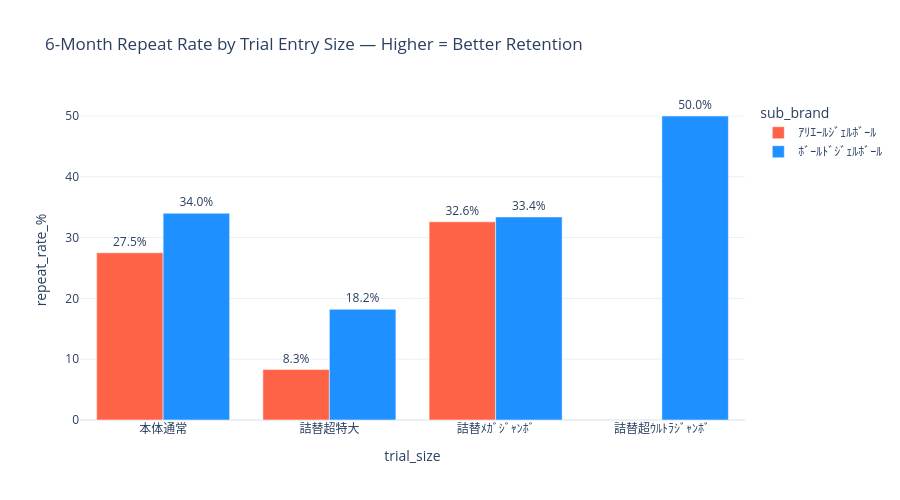

The notebook cell saved with this chart:
### Markdown cell above
---
# Pane C — Repeat Shopper
*Cohort funnel, size migration, pre/post renewal, ASP band analysis.*

### Code cell
# ── C-1: Cohort Funnel by Entry Size ──────────────────────────────────
funnel = df_cohort.groupby(['sub_brand', 'trial_size', 'outcome']).agg(
    shoppers=('shopper_key', 'nunique')).reset_index()
funnel_pivot = funnel.pivot_table(index=['sub_brand','trial_size'], columns='outcome',
    values='shoppers', fill_value=0).reset_index()
if 'Repeat' in funnel_pivot.columns and 'Lapse' in funnel_pivot.columns:
    funnel_pivot['total'] = funnel_pivot['Repeat'] + funnel_pivot['Lapse']
    funnel_pivot['repeat_rate_%'] = (funnel_pivot['Repeat'] / funnel_pivot['total'] * 100).round(1)
    funnel_pivot['lapse_rate_%'] = (funnel_pivot['Lapse'] / funnel_pivot['total'] * 100).round(1)

print('📊 DATA TABLE: 6-Month Cohort Funnel')
print('=' * 80)
for brand in [BOLD_GB, ARIEL_GB]:
    print(f'\n▶ {BRAND_LABEL.get(brand, brand)}')
    print(funnel_pivot[funnel_pivot['sub_brand']==brand].to_string(index=False))

# Bar chart
if 'repeat_rate_%' in funnel_pivot.columns:
    valid_sizes = order_and_filter_sizes(funnel_pivot['trial_size'].unique())
    plot_df = funnel_pivot[funnel_pivot['trial_size'].isin(valid_sizes)].copy()
    plot_df['trial_size'] = pd.Categorical(plot_df['trial_size'], categories=valid_sizes, ordered=True)
    plot_df = plot_df.sort_values('trial_size')
    fig = px.bar(plot_df, x='trial_size', y='repeat_rate_%', color='sub_brand', barmode='group',
        color_discrete_map={BOLD_GB:'#1E90FF', ARIEL_GB:'#FF6347'}, text='repeat_rate_%',
        title='6-Month Repeat Rate by Trial Entry Size — Higher = Better Retention')
    fig.update_traces(texttemplate='%{text:.1f}%', textposition='outside')
    fig.update_layout(template='plotly_white', height=500)
    fig.show()

funnel_pivot.to_csv(OUTPUT_DIR / 'pane_c_cohort_funnel.csv', index=False)

### Figure 1 — Plotly figure (JSON) as saved in the notebook; plotly's stock layout.template omitted (floating-point values rounded to 4 significant figures)
{"data": [{"alignmentgroup": "True", "hovertemplate": "sub_brand=ｱﾘｴｰﾙｼﾞｪﾙﾎﾞｰﾙ<br>trial_size=%{x}<br>repeat_rate_%=%{text}<extra></extra>", "legendgroup": "ｱﾘｴｰﾙｼﾞｪﾙﾎﾞｰﾙ", "marker": {"color": "#FF6347", "pattern": {"shape": ""}}, "name": "ｱﾘｴｰﾙｼﾞｪﾙﾎﾞｰﾙ", "offsetgroup": "ｱﾘｴｰﾙｼﾞｪﾙﾎﾞｰﾙ", "orientation": "v", "showlegend": true, "text": [27.5, 8.3, 32.6], "textposition": "outside", "texttemplate": "%{text:.1f}%", "type": "bar", "x": ["本体通常", "詰替超特大", "詰替ﾒｶﾞｼﾞｬﾝﾎﾞ"], "xaxis": "x", "y": [27.5, 8.3, 32.6], "yaxis": "y"}, {"alignmentgroup": "True", "hovertemplate": "sub_brand=ﾎﾞｰﾙﾄﾞｼﾞｪﾙﾎﾞｰﾙ<br>trial_size=%{x}<br>repeat_rate_%=%{text}<extra></extra>", "legendgroup": "ﾎﾞｰﾙﾄﾞｼﾞｪﾙﾎﾞｰﾙ", "marker": {"color": "#1E90FF", "pattern": {"shape": ""}}, "name": "ﾎﾞｰﾙﾄﾞｼﾞｪﾙﾎﾞｰﾙ", "offsetgroup": "ﾎﾞｰﾙﾄﾞｼﾞｪﾙﾎﾞｰﾙ", "orientation": "v", "showlegend": true, "text": [34.0, 18.2, 50.0, 33.4], "textposition": "outside", "texttemplate": "%{text:.1f}%", "type": "bar", "x": ["本体通常", "詰替超特大", "詰替超ｳﾙﾄﾗｼﾞｬﾝﾎﾞ", "詰替ﾒｶﾞｼﾞｬﾝﾎﾞ"], "xaxis": "x", "y": [34.0, 18.2, 50.0, 33.4], "yaxis": "y"}], "layout": {"barmode": "group", "height": 500, "legend": {"title": {"text": "sub_brand"}, "tracegroupgap": 0}, "title": {"text": "6-Month Repeat Rate by Trial Entry Size — Higher = Better Retention"}, "xaxis": {"anchor": "y", "domain": [0, 1], "title": {"text": "trial_size"}}, "yaxis": {"anchor": "x", "domain": [0, 1], "title": {"text": "repeat_rate_%"}}}}
